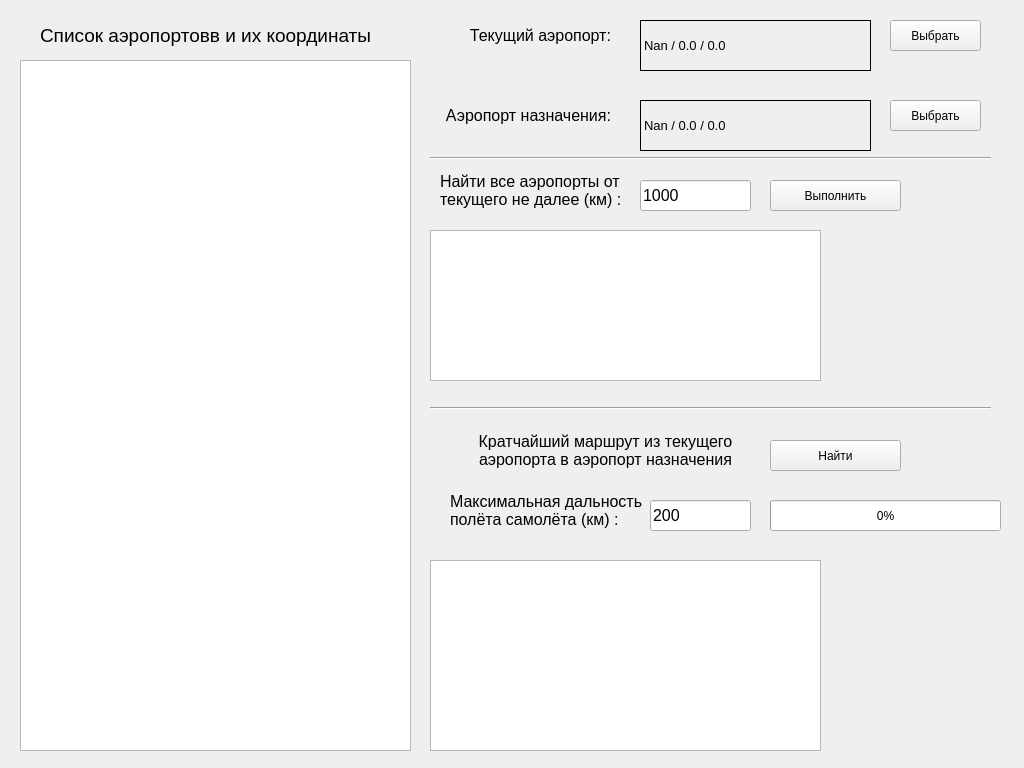
<?xml version="1.0" encoding="UTF-8"?>
<ui version="4.0">
 <class>Widget</class>
 <widget class="QWidget" name="Widget">
  <property name="geometry">
   <rect>
    <x>0</x>
    <y>0</y>
    <width>1024</width>
    <height>768</height>
   </rect>
  </property>
  <property name="windowTitle">
   <string>Widget</string>
  </property>
  <widget class="QLabel" name="label">
   <property name="geometry">
    <rect>
     <x>40</x>
     <y>20</y>
     <width>331</width>
     <height>31</height>
    </rect>
   </property>
   <property name="font">
    <font>
     <pointsize>14</pointsize>
    </font>
   </property>
   <property name="text">
    <string>Список аэропортовв и их координаты</string>
   </property>
  </widget>
  <widget class="QLabel" name="label_2">
   <property name="geometry">
    <rect>
     <x>450</x>
     <y>480</y>
     <width>201</width>
     <height>61</height>
    </rect>
   </property>
   <property name="font">
    <font>
     <pointsize>12</pointsize>
    </font>
   </property>
   <property name="text">
    <string>Максимальная дальность полёта самолёта (км) :</string>
   </property>
   <property name="wordWrap">
    <bool>true</bool>
   </property>
  </widget>
  <widget class="QLineEdit" name="lineEdit">
   <property name="geometry">
    <rect>
     <x>640</x>
     <y>180</y>
     <width>111</width>
     <height>31</height>
    </rect>
   </property>
   <property name="font">
    <font>
     <pointsize>12</pointsize>
    </font>
   </property>
   <property name="text">
    <string>1000</string>
   </property>
  </widget>
  <widget class="QTableWidget" name="tableWidget">
   <property name="geometry">
    <rect>
     <x>20</x>
     <y>60</y>
     <width>391</width>
     <height>691</height>
    </rect>
   </property>
  </widget>
  <widget class="QLabel" name="label_3">
   <property name="geometry">
    <rect>
     <x>430</x>
     <y>20</y>
     <width>181</width>
     <height>31</height>
    </rect>
   </property>
   <property name="font">
    <font>
     <pointsize>12</pointsize>
    </font>
   </property>
   <property name="text">
    <string>Текущий аэропорт:</string>
   </property>
   <property name="alignment">
    <set>Qt::AlignRight|Qt::AlignTrailing|Qt::AlignVCenter</set>
   </property>
   <property name="wordWrap">
    <bool>true</bool>
   </property>
  </widget>
  <widget class="QLabel" name="label_4">
   <property name="geometry">
    <rect>
     <x>640</x>
     <y>20</y>
     <width>231</width>
     <height>51</height>
    </rect>
   </property>
   <property name="font">
    <font>
     <pointsize>10</pointsize>
    </font>
   </property>
   <property name="frameShape">
    <enum>QFrame::Panel</enum>
   </property>
   <property name="frameShadow">
    <enum>QFrame::Plain</enum>
   </property>
   <property name="lineWidth">
    <number>1</number>
   </property>
   <property name="midLineWidth">
    <number>0</number>
   </property>
   <property name="text">
    <string>Nan / 0.0 / 0.0</string>
   </property>
   <property name="wordWrap">
    <bool>true</bool>
   </property>
  </widget>
  <widget class="QPushButton" name="pushButton">
   <property name="geometry">
    <rect>
     <x>890</x>
     <y>20</y>
     <width>91</width>
     <height>31</height>
    </rect>
   </property>
   <property name="text">
    <string>Выбрать</string>
   </property>
  </widget>
  <widget class="QPushButton" name="pushButton_2">
   <property name="geometry">
    <rect>
     <x>890</x>
     <y>100</y>
     <width>91</width>
     <height>31</height>
    </rect>
   </property>
   <property name="text">
    <string>Выбрать</string>
   </property>
  </widget>
  <widget class="QLabel" name="label_5">
   <property name="geometry">
    <rect>
     <x>430</x>
     <y>100</y>
     <width>181</width>
     <height>31</height>
    </rect>
   </property>
   <property name="font">
    <font>
     <pointsize>12</pointsize>
    </font>
   </property>
   <property name="text">
    <string> Аэропорт назначения:</string>
   </property>
   <property name="alignment">
    <set>Qt::AlignRight|Qt::AlignTrailing|Qt::AlignVCenter</set>
   </property>
   <property name="wordWrap">
    <bool>true</bool>
   </property>
  </widget>
  <widget class="QLabel" name="label_6">
   <property name="geometry">
    <rect>
     <x>640</x>
     <y>100</y>
     <width>231</width>
     <height>51</height>
    </rect>
   </property>
   <property name="font">
    <font>
     <pointsize>10</pointsize>
    </font>
   </property>
   <property name="frameShape">
    <enum>QFrame::Panel</enum>
   </property>
   <property name="frameShadow">
    <enum>QFrame::Plain</enum>
   </property>
   <property name="lineWidth">
    <number>1</number>
   </property>
   <property name="midLineWidth">
    <number>0</number>
   </property>
   <property name="text">
    <string>Nan / 0.0 / 0.0</string>
   </property>
   <property name="wordWrap">
    <bool>true</bool>
   </property>
  </widget>
  <widget class="QTableWidget" name="tableWidget_2">
   <property name="geometry">
    <rect>
     <x>430</x>
     <y>230</y>
     <width>391</width>
     <height>151</height>
    </rect>
   </property>
  </widget>
  <widget class="QLabel" name="label_7">
   <property name="geometry">
    <rect>
     <x>440</x>
     <y>170</y>
     <width>191</width>
     <height>41</height>
    </rect>
   </property>
   <property name="baseSize">
    <size>
     <width>0</width>
     <height>0</height>
    </size>
   </property>
   <property name="font">
    <font>
     <pointsize>12</pointsize>
    </font>
   </property>
   <property name="text">
    <string>Найти все аэропорты от текущего не далее (км) :</string>
   </property>
   <property name="alignment">
    <set>Qt::AlignLeading|Qt::AlignLeft|Qt::AlignVCenter</set>
   </property>
   <property name="wordWrap">
    <bool>true</bool>
   </property>
  </widget>
  <widget class="Line" name="line">
   <property name="geometry">
    <rect>
     <x>430</x>
     <y>150</y>
     <width>561</width>
     <height>16</height>
    </rect>
   </property>
   <property name="orientation">
    <enum>Qt::Horizontal</enum>
   </property>
  </widget>
  <widget class="QLineEdit" name="lineEdit_2">
   <property name="geometry">
    <rect>
     <x>650</x>
     <y>500</y>
     <width>101</width>
     <height>31</height>
    </rect>
   </property>
   <property name="font">
    <font>
     <pointsize>12</pointsize>
    </font>
   </property>
   <property name="text">
    <string>200</string>
   </property>
  </widget>
  <widget class="QPushButton" name="pushButton_3">
   <property name="geometry">
    <rect>
     <x>770</x>
     <y>180</y>
     <width>131</width>
     <height>31</height>
    </rect>
   </property>
   <property name="text">
    <string>Выполнить</string>
   </property>
  </widget>
  <widget class="Line" name="line_2">
   <property name="geometry">
    <rect>
     <x>430</x>
     <y>400</y>
     <width>561</width>
     <height>16</height>
    </rect>
   </property>
   <property name="orientation">
    <enum>Qt::Horizontal</enum>
   </property>
  </widget>
  <widget class="QPushButton" name="pushButton_4">
   <property name="geometry">
    <rect>
     <x>770</x>
     <y>440</y>
     <width>131</width>
     <height>31</height>
    </rect>
   </property>
   <property name="text">
    <string>Найти</string>
   </property>
  </widget>
  <widget class="QTableWidget" name="tableWidget_3">
   <property name="geometry">
    <rect>
     <x>430</x>
     <y>560</y>
     <width>391</width>
     <height>191</height>
    </rect>
   </property>
  </widget>
  <widget class="QLabel" name="label_8">
   <property name="geometry">
    <rect>
     <x>450</x>
     <y>430</y>
     <width>311</width>
     <height>41</height>
    </rect>
   </property>
   <property name="baseSize">
    <size>
     <width>0</width>
     <height>0</height>
    </size>
   </property>
   <property name="font">
    <font>
     <pointsize>12</pointsize>
    </font>
   </property>
   <property name="text">
    <string>Кратчайший маршрут из текущего аэропорта в аэропорт назначения</string>
   </property>
   <property name="alignment">
    <set>Qt::AlignCenter</set>
   </property>
   <property name="wordWrap">
    <bool>true</bool>
   </property>
  </widget>
  <widget class="QProgressBar" name="progressBar">
   <property name="geometry">
    <rect>
     <x>770</x>
     <y>500</y>
     <width>231</width>
     <height>31</height>
    </rect>
   </property>
   <property name="value">
    <number>0</number>
   </property>
  </widget>
 </widget>
 <resources/>
 <connections/>
</ui>
